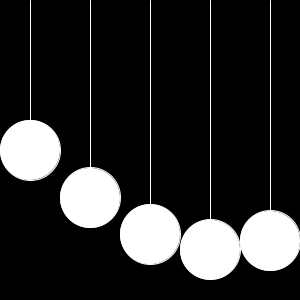
Frame 1 (no input)
Frame 60 (the mouse pressed at the canvas centre just before this capture): identical to frame 1, image omitted
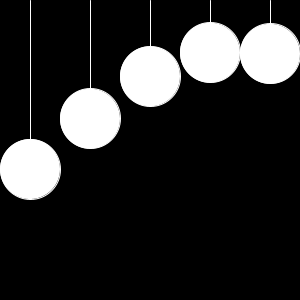
Frame 120 (the mouse held since frame 60 and released just before this capture)

The Processing sketch that drew these frames (run headless with seeded random() and noise(); from frame 60 on, the mouse is pressed at the canvas centre):

// Processing sketch: ex10_04
// ── ex10_04.pde
// 다섯 개의 원이 상하로 사인 진동하고 속도는 마우스로 조절

float theta = 0.0;
float[] y = new float[5];

void setup() {
  size(300, 300);
}

void draw() {
  background(0);
  float velocity = map(mouseX, 0, width, 0, 0.02);
  for (int i = 0; i < 5; i++) {
    float x = 30.0 + 60.0 * i;
    y[i] = height/2 + 100.0 * sin(theta + i*0.5);
    stroke(255);
    line(x, 0, x, y[i]);
    ellipse(x, y[i], 60, 60);
    theta += velocity;
  }
}
